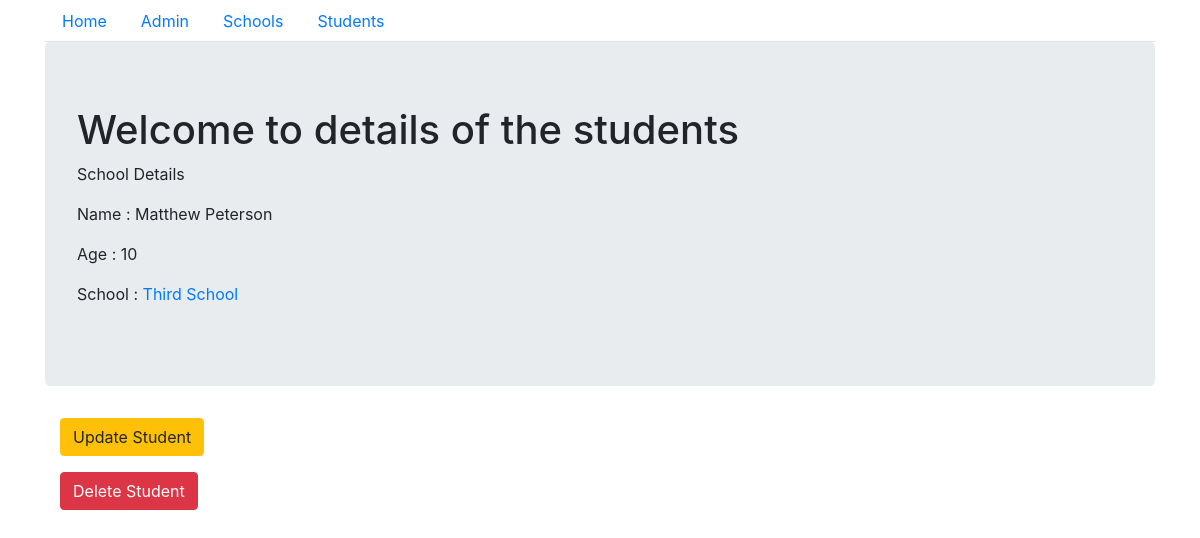
/basic_app/studentdetail/1/, run on the app's committed database.
### basic_app/models.py (models this page shows, shortened)
class Student(models.Model):
    name = models.CharField(max_length=256)
    age = models.PositiveIntegerField()
    school = models.ForeignKey(School, related_name='students', on_delete=models.CASCADE)

class School(models.Model):
    name = models.CharField(max_length=256)
    principal = models.CharField(max_length=256)
    location = models.CharField(max_length=256)

### basic_app/views.py (the view)
# urls.py: path('studentdetail/<int:pk>/',views.StudentDetailView.as_view(),name = 'sdetail'),
class StudentDetailView(DetailView):
    context_object_name = 'students'
    model = models.Student
    template_name = 'basic_app/student_detail.html'

### basic_app/templates/basic_app/student_detail.html
{% extends "basic_app/base.html" %}
{% block body_block %}
    <div class="jumbotron">
        <h1>Welcome to details of the students</h1>
        <p>School Details</p>
        <p>Name : {{students.name}}</p>
        <p>Age : {{students.age}}</p>
        <p>School : <a href="{% url 'basic_app:detail' students.school.pk %}">{{students.school.name}}</a></p>
    </div>
    <div class="container">
        <p> <a class="btn btn-warning" href="{% url 'basic_app:supdate' pk=students.pk %}">Update Student</a> </p>
        <p> <a class="btn btn-danger" href="{% url 'basic_app:sdelete' pk=students.pk %}">Delete Student</a> </p>
    </div>
{% endblock %}

### data on the page
Student: name "Matthew Peterson", age "10", school.name "Third School"
